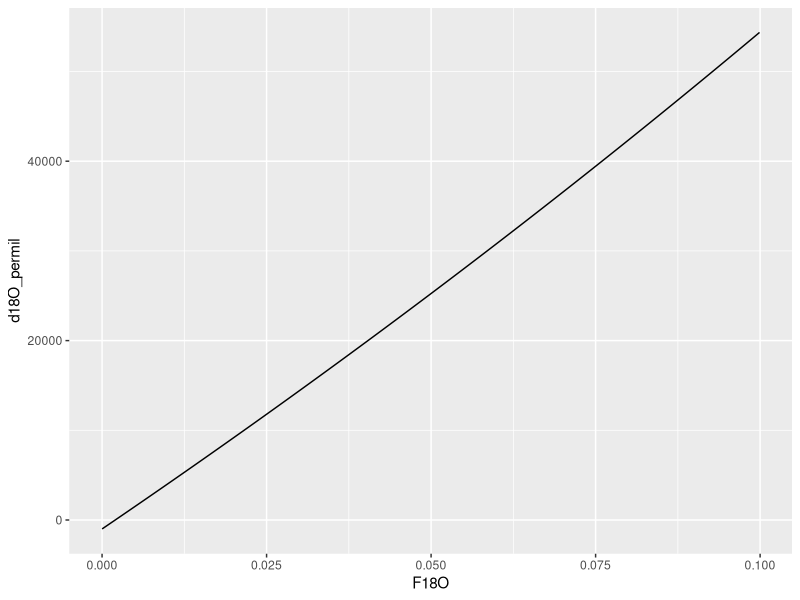

R code for this plot:
## ---- chunk 1
library(tidyverse)
## ---- chunk 2
R18O_VSMOW = 0.0020052

df <- tibble(
  F18O = seq(0.00001, 0.1, by = 0.0001),
  R18O = F18O / (1 - F18O),
  d18O = (R18O / R18O_VSMOW) - 1,
  d18O_permil = d18O * 1000
)

df |>
  ggplot(
    aes(
      x = F18O,
      y = d18O_permil
    )
  ) +
  geom_line()
